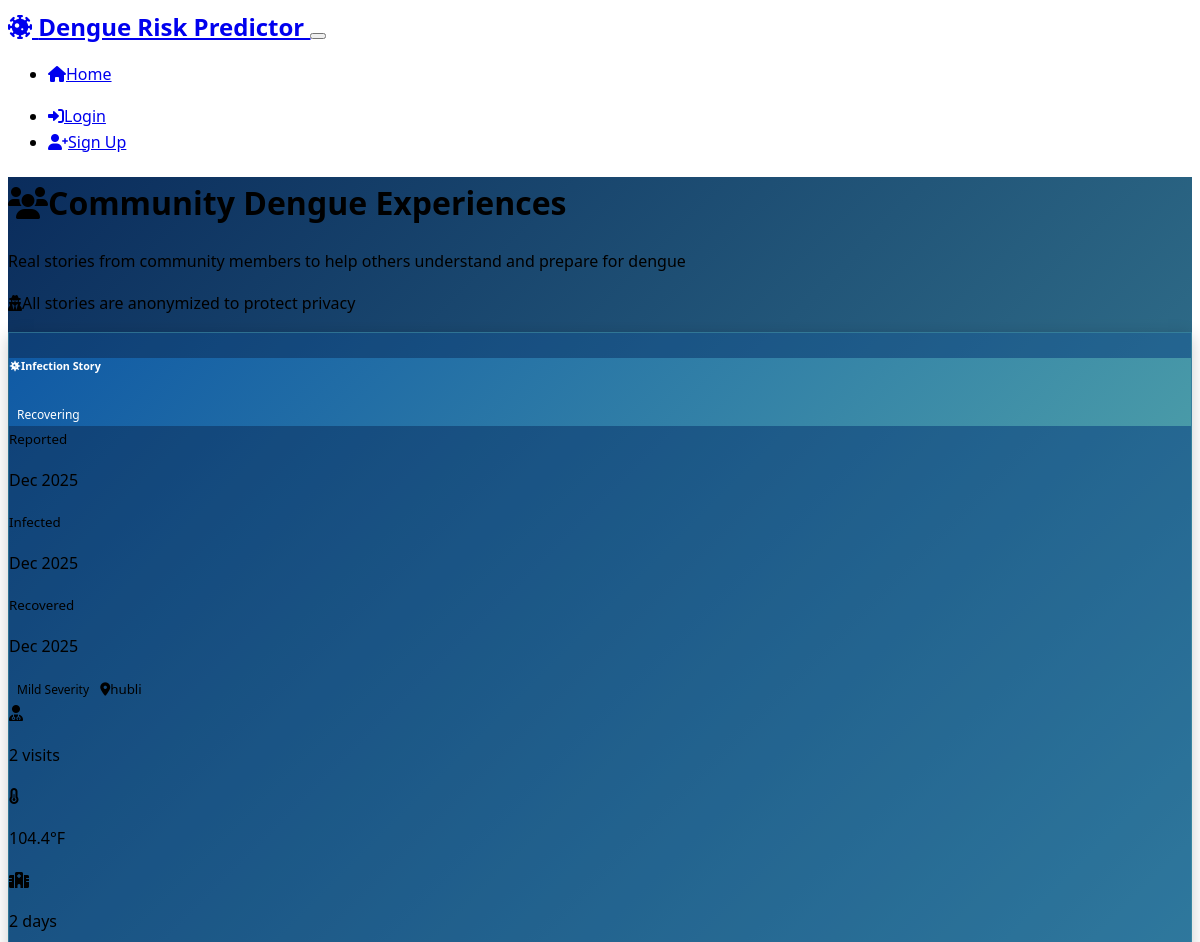
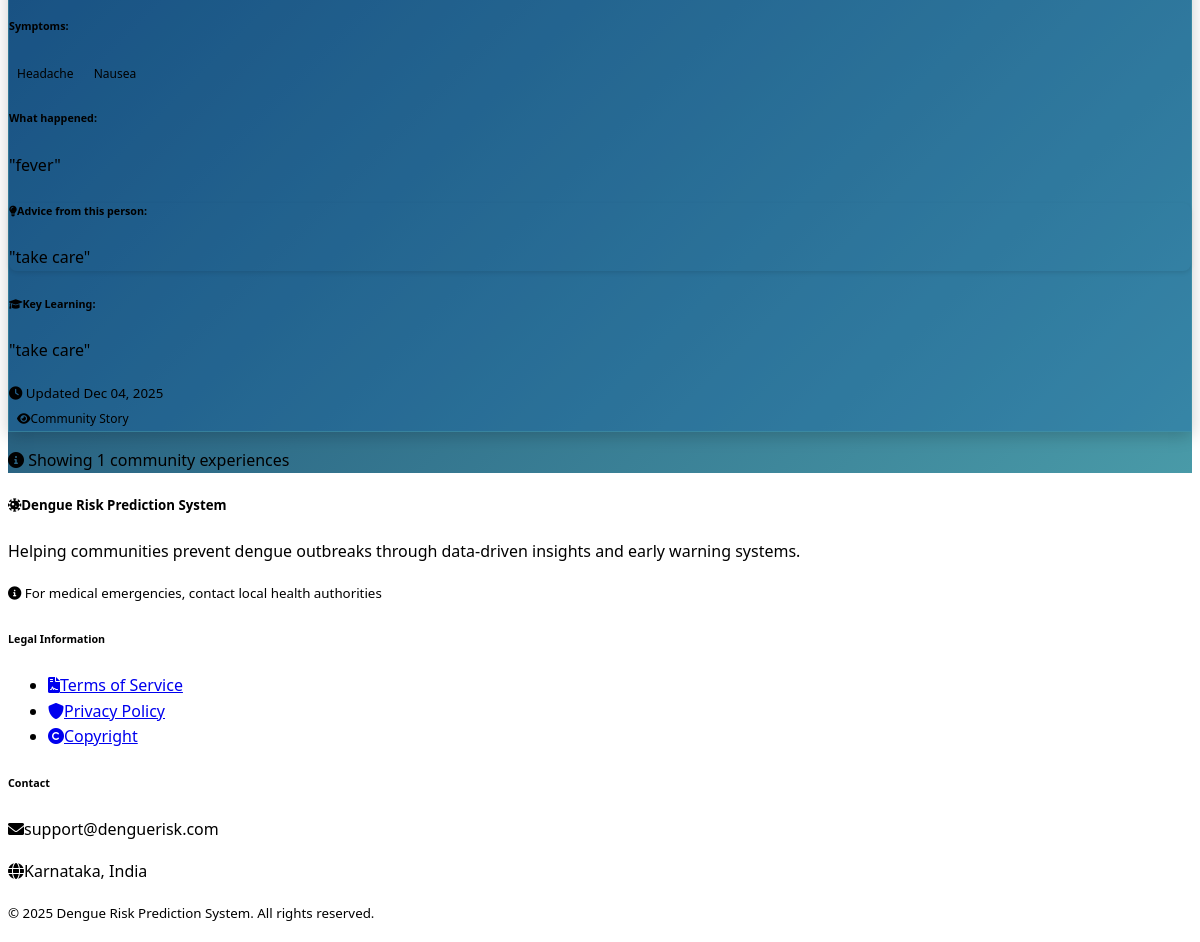
The page /community-experiences on the database its author committed (2 pictures, top to bottom).
### app.py (models this page shows, shortened)
class DengueExperience(db.Model):
    id = db.Column(db.Integer, primary_key=True)
    user_id = db.Column(db.Integer, db.ForeignKey('user.id'), nullable=False)
    experience_type = db.Column(db.String(20), nullable=False)  # 'infection', 'recovery', 'update'
    status = db.Column(db.String(20), default='active')  # 'active', 'recovered', 'ongoing'
    infection_date = db.Column(db.Date, nullable=True)
    report_date = db.Column(db.DateTime, default=datetime.utcnow)
    recovery_date = db.Column(db.Date, nullable=True)
    symptoms = db.Column(db.Text)  # JSON array of symptoms
    severity_level = db.Column(db.String(20))  # 'mild', 'moderate', 'severe', 'critical'
    max_fever_temp = db.Column(db.Float, nullable=True)
    location_infected = db.Column(db.String(100))  # Where they think they got infected
    circumstances = db.Column(db.Text)  # What they think led to infection
    prevention_used = db.Column(db.Text)  # What prevention they were using
    treatments_used = db.Column(db.Text)  # JSON array of treatments
    medications = db.Column(db.Text)  # Medications taken
    home_remedies = db.Column(db.Text)  # Home remedies used
    doctor_visits = db.Column(db.Integer, default=0)
    hospitalization = db.Column(db.Boolean, default=False)
    hospitalization_days = db.Column(db.Integer, nullable=True)
    recovery_notes = db.Column(db.Text)  # Updates on recovery progress
    lessons_learned = db.Column(db.Text)  # What they learned from the experience
    advice_for_others = db.Column(db.Text)  # Advice they'd give to others
    share_anonymously = db.Column(db.Boolean, default=True)  # Share data anonymously for research
    public_story = db.Column(db.Boolean, default=False)  # Make story public (anonymized)
    last_updated = db.Column(db.DateTime, default=datetime.utcnow, onupdate=datetime.utcnow)

### app.py (the view)
@app.route('/community-experiences')
def community_experiences():
    track_activity('page_visit', 'community_experiences', 'Community experiences viewed')
    experiences = DengueExperience.query.filter_by(public_story=True)\
                                      .order_by(DengueExperience.report_date.desc())\
                                      .limit(50)\
                                      .all()
    return render_template('community_experiences.html', experiences=experiences)

### templates/community_experiences.html (shortened to what this page needs)
{% extends "base.html" %}
{% block content %}
<div class="container-fluid py-4" style="background: linear-gradient(135deg, #0a2c5c, #499aa8); min-height: 100vh;">
    <div class="row justify-content-center">
        <div class="col-lg-10">
            <div class="text-center mb-5">
                <h1 class="display-5 text-white mb-3">
                    <i class="fas fa-users me-3"></i>Community Dengue Experiences
                </h1>
                <p class="lead text-light">
                    Real stories from community members to help others understand and prepare for dengue
                </p>
                <p class="text-light small">
                    <i class="fas fa-user-secret me-1"></i>All stories are anonymized to protect privacy
                </p>
            </div>
            {% if experiences %}
                <div class="row">
                    {% for experience in experiences %}
                    <div class="col-lg-6 mb-4">
                        <div class="card h-100" style="background: rgba(16, 90, 165, 0.3); border: 1px solid rgba(73, 154, 168, 0.5); box-shadow: 0 4px 16px rgba(0,0,0,0.2);">
                            <div class="card-header" style="background: linear-gradient(135deg, #105aa5, #499aa8); color: white;">
                                <div class="d-flex justify-content-between align-items-center">
                                    <h6 class="mb-0">
                                        {% if experience.experience_type == 'infection' %}
                                            <i class="fas fa-virus me-2"></i>Infection Story
                                        {% elif experience.experience_type == 'recovery' %}
                                            <i class="fas fa-heart me-2"></i>Recovery Journey
                                        {% else %}
                                            <i class="fas fa-edit me-2"></i>Experience Update
                                        {% endif %}
                                    </h6>
                                    <span class="badge
                                        {% if experience.status == 'recovered' %}bg-success
                                        {% elif experience.status == 'active' %}bg-danger
                                        {% else %}bg-warning{% endif %}">
                                        {{ experience.status.title() }}
                                    </span>
                                </div>
                            </div>
                            <div class="card-body text-light">
                                <div class="row text-center mb-3">
                                    <div class="col-4">
                                        <small class="text-muted">Reported</small>
                                        <p class="small mb-0">{{ experience.report_date.strftime('%b %Y') }}</p>
                                    </div>
                                    {% if experience.infection_date %}
                                    <div class="col-4">
                                        <small class="text-muted">Infected</small>
                                        <p class="small mb-0">{{ experience.infection_date.strftime('%b %Y') }}</p>
                                    </div>
                                    {% endif %}
                                    {% if experience.recovery_date %}
                                    <div class="col-4">
                                        <small class="text-success">Recovered</small>
                                        <p class="small mb-0">{{ experience.recovery_date.strftime('%b %Y') }}</p>
                                    </div>
                                    {% endif %}
                                </div>
                                <div class="d-flex justify-content-between align-items-center mb-3">
                                    {% if experience.severity_level %}
                                    <span class="badge
                                        {% if experience.severity_level == 'mild' %}bg-success
                                        {% elif experience.severity_level == 'moderate' %}bg-warning
                                        {% elif experience.severity_level == 'severe' %}bg-danger
                                        {% else %}bg-dark{% endif %}">
                                        {{ experience.severity_level.title() }} Severity
                                    </span>
                                    {% endif %}
                                    {% if experience.location_infected %}
                                    <small class="text-muted">
                                        <i class="fas fa-map-marker-alt me-1"></i>{{ experience.location_infected }}
                                    </small>
                                    {% endif %}
                                </div>
                                <div class="row text-center mb-3">
                                    <div class="col-4">
                                        <i class="fas fa-user-md text-primary"></i>
                                        <p class="small mb-0">{{ experience.doctor_visits or 0 }} visits</p>
                                    </div>
                                    {% if experience.max_fever_temp %}
                                    <div class="col-4">
                                        <i class="fas fa-thermometer-half text-danger"></i>
                                        <p class="small mb-0">{{ experience.max_fever_temp }}°F</p>
                                    </div>
                                    {% endif %}
                                    <div class="col-4">
                                        <i class="fas fa-hospital {{ 'text-danger' if experience.hospitalization else 'text-success' }}"></i>
                                        <p class="small mb-0">
                                            {% if experience.hospitalization %}
                                                {% if experience.hospitalization_days %}{{ experience.hospitalization_days }}{% else %}1+{% endif %} days
                                            {% else %}
                                                No stay
                                            {% endif %}
                                        </p>
                                    </div>
                                </div>
                                {% if experience.symptoms %}
                                    {% set symptoms_list = experience.symptoms|from_json %}
                                    {% if symptoms_list %}
                                    <div class="mb-3">
                                        <h6 class="small text-muted mb-2">Symptoms:</h6>
                                        <div class="d-flex flex-wrap">
                                            {% for symptom in symptoms_list[:5] %}
                                            <span class="badge bg-secondary me-1 mb-1 small">{{ symptom.replace('_', ' ').title() }}</span>
                                            {% endfor %}
                                        </div>
                                    </div>
                                    {% endif %}
                                {% endif %}
                                {% if experience.circumstances %}
                                <div class="mb-3">
                                    <h6 class="small text-muted mb-1">What happened:</h6>
                                    <p class="small text-muted fst-italic">
                                        "{{ experience.circumstances[:120] }}{% if experience.circumstances|length > 120 %}...{% endif %}"
                                    </p>
                                </div>
                                {% endif %}
                                {% if experience.advice_for_others %}
                                <div class="alert alert-info py-2 mb-2">
                                    <h6 class="small mb-1">
                                        <i class="fas fa-lightbulb me-1"></i>Advice from this person:
                                    </h6>
                                    <p class="small mb-0 fst-italic">
                                        "{{ experience.advice_for_others[:150] }}{% if experience.advice_for_others|length > 150 %}...{% endif %}"
                                    </p>
                                </div>
                                {% endif %}
                                {% if experience.lessons_learned %}
                                <div class="mb-2">
                                    <h6 class="small text-muted mb-1">
                                        <i class="fas fa-graduation-cap me-1"></i>Key Learning:
                                    </h6>
                                    <p class="small">
                                        "{{ experience.lessons_learned[:120] }}{% if experience.lessons_learned|length > 120 %}...{% endif %}"
                                    </p>
                                </div>
                                {% endif %}
                            </div>
                            <div class="card-footer bg-transparent">
                                <div class="d-flex justify-content-between align-items-center">
                                    <small class="text-muted">
                                        <i class="fas fa-clock me-1"></i>
                                        Updated {{ experience.last_updated.strftime('%b %d, %Y') }}
                                    </small>
                                    <div>
                                        <span class="badge bg-light text-dark small">
                                            <i class="fas fa-eye me-1"></i>Community Story
                                        </span>
                                    </div>
                                </div>
                            </div>
                        </div>
                    </div>
                    {% endfor %}
                </div>
                <div class="text-center mt-4">
                    <p class="text-light">
                        <i class="fas fa-info-circle me-2"></i>
                        Showing {{ experiences|length }} community experiences
                    </p>
                </div>
            {% endif %}
        </div>
    </div>
</div>
{% endblock %}

### rows shown on the page
DengueExperience: experience_type "infection" (drawn), status "Recovering", report_date "Dec 2025", infection_date "Dec 2025", recovery_date "Dec 2025", severity_level "Mild", location_infected "hubli", doctor_visits "2", max_fever_temp "104.4", hospitalization True (drawn), hospitalization_days "2", replace "Headache" "Nausea", circumstances "fever", advice_for_others "take care", lessons_learned "take care", last_updated "Dec 04, 2025"

### other values the page prints
{{ experiences|length }} "1"
